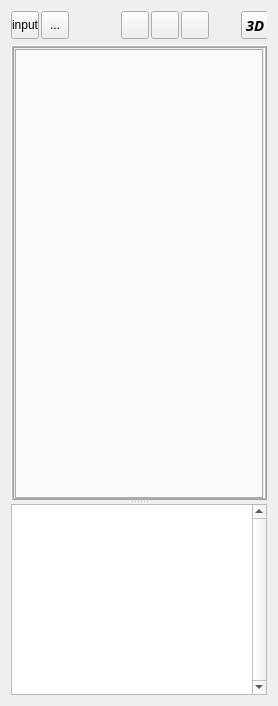
  <widget class="QWidget" name="centralwidget">
   <layout class="QVBoxLayout" name="verticalLayout_2">
    <item>
     <widget class="QFrame" name="frame">
      <property name="minimumSize">
       <size>
        <width>0</width>
        <height>28</height>
       </size>
      </property>
      <property name="maximumSize">
       <size>
        <width>16777215</width>
        <height>28</height>
       </size>
      </property>
      <property name="frameShape">
       <enum>QFrame::NoFrame</enum>
      </property>
      <property name="frameShadow">
       <enum>QFrame::Raised</enum>
      </property>
      <widget class="QToolButton" name="btnInput">
       <property name="geometry">
        <rect>
         <x>0</x>
         <y>0</y>
         <width>28</width>
         <height>28</height>
        </rect>
       </property>
       <property name="focusPolicy">
        <enum>Qt::NoFocus</enum>
       </property>
       <property name="layoutDirection">
        <enum>Qt::LeftToRight</enum>
       </property>
       <property name="text">
        <string>input</string>
       </property>
       <property name="icon">
        <iconset resource="../../eclipseWorkspace/osdag1/Connections/Shear/Finplate/ResourceFiles/icons.qrc">
         <normaloff>:/newPrefix/images/input.png</normaloff>:/newPrefix/images/input.png</iconset>
       </property>
       <property name="iconSize">
        <size>
         <width>18</width>
         <height>18</height>
        </size>
       </property>
      </widget>
      <widget class="QToolButton" name="toolButton">
       <property name="geometry">
        <rect>
         <x>30</x>
         <y>0</y>
         <width>28</width>
         <height>28</height>
        </rect>
       </property>
       <property name="focusPolicy">
        <enum>Qt::NoFocus</enum>
       </property>
       <property name="text">
        <string>...</string>
       </property>
       <property name="icon">
        <iconset resource="../../eclipseWorkspace/osdag1/Connections/Shear/Finplate/ResourceFiles/icons.qrc">
         <normaloff>:/newPrefix/images/output.png</normaloff>:/newPrefix/images/output.png</iconset>
       </property>
       <property name="iconSize">
        <size>
         <width>18</width>
         <height>18</height>
        </size>
       </property>
      </widget>
      <widget class="QToolButton" name="btn3D">
       <property name="geometry">
        <rect>
         <x>230</x>
         <y>0</y>
         <width>28</width>
         <height>28</height>
        </rect>
       </property>
       <property name="font">
        <font>
         <family>Droid Serif</family>
         <pointsize>11</pointsize>
         <weight>75</weight>
         <italic>true</italic>
         <bold>true</bold>
         <underline>false</underline>
         <strikeout>false</strikeout>
        </font>
       </property>
       <property name="focusPolicy">
        <enum>Qt::NoFocus</enum>
       </property>
       <property name="toolTip">
        <string>3D Model</string>
       </property>
       <property name="text">
        <string>3D</string>
       </property>
       <property name="autoRaise">
        <bool>false</bool>
       </property>
       <property name="arrowType">
        <enum>Qt::NoArrow</enum>
       </property>
      </widget>
      <widget class="QCheckBox" name="chkBxBeam">
       <property name="geometry">
        <rect>
         <x>270</x>
         <y>0</y>
         <width>71</width>
         <height>29</height>
        </rect>
       </property>
       <property name="font">
        <font>
         <pointsize>10</pointsize>
         <weight>75</weight>
         <bold>true</bold>
        </font>
       </property>
       <property name="focusPolicy">
        <enum>Qt::NoFocus</enum>
       </property>
       <property name="text">
        <string>Beam</string>
       </property>
      </widget>
      <widget class="QCheckBox" name="chkBxCol">
       <property name="geometry">
        <rect>
         <x>350</x>
         <y>0</y>
         <width>91</width>
         <height>29</height>
        </rect>
       </property>
       <property name="font">
        <font>
         <pointsize>10</pointsize>
         <weight>75</weight>
         <bold>true</bold>
        </font>
       </property>
       <property name="focusPolicy">
        <enum>Qt::NoFocus</enum>
       </property>
       <property name="text">
        <string>Column</string>
       </property>
      </widget>
      <widget class="QCheckBox" name="checkBoxCleat">
       <property name="geometry">
        <rect>
         <x>440</x>
         <y>0</y>
         <width>101</width>
         <height>29</height>
        </rect>
       </property>
       <property name="font">
        <font>
         <pointsize>10</pointsize>
         <weight>75</weight>
         <bold>true</bold>
        </font>
       </property>
       <property name="focusPolicy">
        <enum>Qt::NoFocus</enum>
       </property>
       <property name="text">
        <string>Cleat Angle</string>
       </property>
      </widget>
      <widget class="QToolButton" name="btn_front">
       <property name="geometry">
        <rect>
         <x>110</x>
         <y>0</y>
         <width>28</width>
         <height>28</height>
        </rect>
       </property>
       <property name="font">
        <font>
         <pointsize>10</pointsize>
         <weight>75</weight>
         <bold>true</bold>
        </font>
       </property>
       <property name="focusPolicy">
        <enum>Qt::NoFocus</enum>
       </property>
       <property name="acceptDrops">
        <bool>true</bool>
       </property>
       <property name="toolTip">
        <string>Front View</string>
       </property>
       <property name="text">
        <string/>
       </property>
       <property name="icon">
        <iconset resource="../../eclipseWorkspace/osdag1/Connections/Shear/Finplate/ResourceFiles/icons.qrc">
         <normaloff>:/newPrefix/images/Z-X.png</normaloff>:/newPrefix/images/Z-X.png</iconset>
       </property>
       <property name="iconSize">
        <size>
         <width>22</width>
         <height>22</height>
        </size>
       </property>
       <property name="checkable">
        <bool>true</bool>
       </property>
      </widget>
      <widget class="QToolButton" name="btn_top">
       <property name="geometry">
        <rect>
         <x>140</x>
         <y>0</y>
         <width>28</width>
         <height>28</height>
        </rect>
       </property>
       <property name="font">
        <font>
         <pointsize>10</pointsize>
         <weight>75</weight>
         <bold>true</bold>
        </font>
       </property>
       <property name="focusPolicy">
        <enum>Qt::NoFocus</enum>
       </property>
       <property name="toolTip">
        <string>Top View</string>
       </property>
       <property name="text">
        <string/>
       </property>
       <property name="icon">
        <iconset resource="../../eclipseWorkspace/osdag1/Connections/Shear/Finplate/ResourceFiles/icons.qrc">
         <normaloff>:/newPrefix/images/X-Y.png</normaloff>:/newPrefix/images/X-Y.png</iconset>
       </property>
       <property name="iconSize">
        <size>
         <width>22</width>
         <height>23</height>
        </size>
       </property>
       <property name="checkable">
        <bool>true</bool>
       </property>
      </widget>
      <widget class="QToolButton" name="btn_side">
       <property name="geometry">
        <rect>
         <x>170</x>
         <y>0</y>
         <width>28</width>
         <height>28</height>
        </rect>
       </property>
       <property name="font">
        <font>
         <pointsize>10</pointsize>
         <weight>75</weight>
         <bold>true</bold>
        </font>
       </property>
       <property name="focusPolicy">
        <enum>Qt::NoFocus</enum>
       </property>
       <property name="toolTip">
        <string>Side View</string>
       </property>
       <property name="text">
        <string/>
       </property>
       <property name="icon">
        <iconset resource="../../eclipseWorkspace/osdag1/Connections/Shear/Finplate/ResourceFiles/icons.qrc">
         <normaloff>:/newPrefix/images/Z-Y.png</normaloff>:/newPrefix/images/Z-Y.png</iconset>
       </property>
       <property name="iconSize">
        <size>
         <width>22</width>
         <height>22</height>
        </size>
       </property>
       <property name="checkable">
        <bool>true</bool>
       </property>
      </widget>
     </widget>
    </item>
    <item>
     <widget class="QSplitter" name="splitter">
      <property name="orientation">
       <enum>Qt::Vertical</enum>
      </property>
      <widget class="QFrame" name="frame_2">
       <property name="minimumSize">
        <size>
         <width>0</width>
         <height>100</height>
        </size>
       </property>
       <property name="frameShape">
        <enum>QFrame::Box</enum>
       </property>
       <property name="frameShadow">
        <enum>QFrame::Raised</enum>
       </property>
       <property name="lineWidth">
        <number>1</number>
       </property>
       <property name="midLineWidth">
        <number>1</number>
       </property>
       <layout class="QVBoxLayout" name="verticalLayout">
        <property name="margin">
         <number>1</number>
        </property>
        <item>
         <widget class="QTabWidget" name="mytabWidget">
          <property name="minimumSize">
           <size>
            <width>0</width>
            <height>450</height>
           </size>
          </property>
          <property name="font">
           <font>
            <pointsize>8</pointsize>
           </font>
          </property>
          <property name="focusPolicy">
           <enum>Qt::NoFocus</enum>
          </property>
          <property name="styleSheet">
           <string notr="true">QTabBar::tab { height: 75px; width: 1px;  }</string>
          </property>
          <property name="tabPosition">
           <enum>QTabWidget::West</enum>
          </property>
          <property name="currentIndex">
           <number>-1</number>
          </property>
         </widget>
        </item>
       </layout>
      </widget>
      <widget class="QTextEdit" name="textEdit">
       <property name="minimumSize">
        <size>
         <width>0</width>
         <height>125</height>
        </size>
       </property>
       <property name="maximumSize">
        <size>
         <width>16777215</width>
         <height>16777215</height>
        </size>
       </property>
       <property name="verticalScrollBarPolicy">
        <enum>Qt::ScrollBarAlwaysOn</enum>
       </property>
       <property name="overwriteMode">
        <bool>true</bool>
       </property>
      </widget>
     </widget>
    </item>
   </layout>
  </widget>
